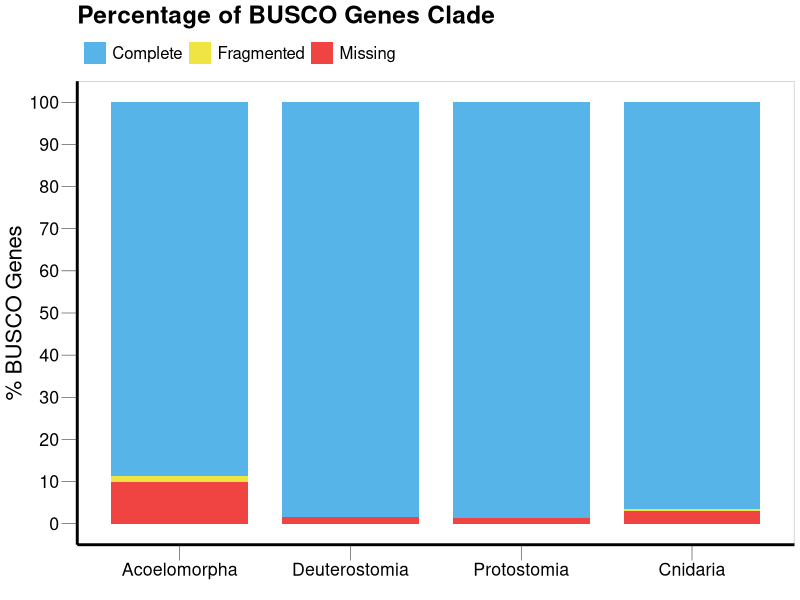
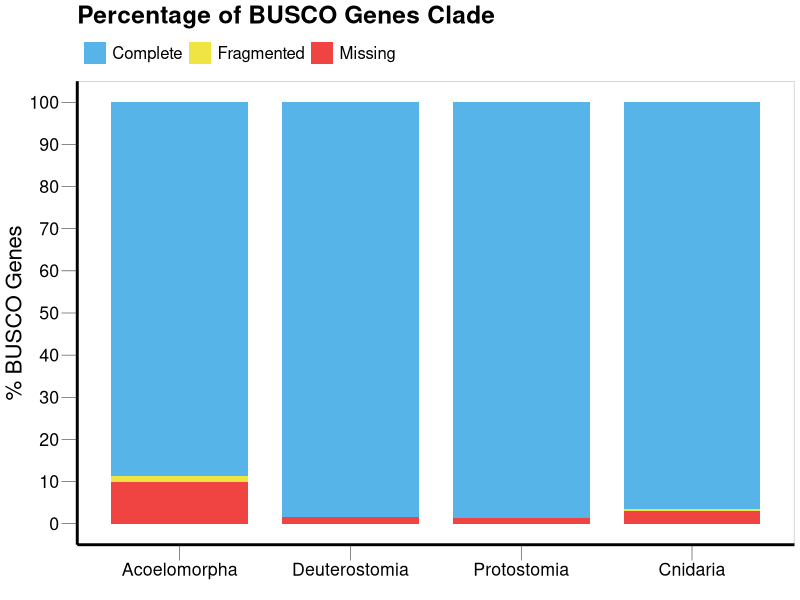

These charts were generated, in order, by the following R code:
#############################################
## Compare the BUSCO Content among genomes ##
#############################################

## Load libraries
library(ggplot2)
library(reshape2)


## Set the working directory
setwd("/home/saabalde/Escritorio/Nwestbladi_genome/00-Figures/")


## Load the data
BUSCO_genes <- read.table(file = "BUSCO_all.txt", header = TRUE, sep = ",", dec = ".")
BUSCO_genes$Clade <- factor(BUSCO_genes$Clade, levels = c("Acoelomorpha", "Deuterostomia", "Protostomia", "Cnidaria"))
BUSCO_genes$BUSCO <- factor(BUSCO_genes$BUSCO, levels = c("Complete", "Fragmented", "Missing"))

################################################################################

########################
## Plot missing stats ##
########################

Barplot.BUSCO <- ggplot(BUSCO_genes, aes(x = Clade, y = Percentage, fill = BUSCO)) + 
                        geom_bar(stat = "identity", width = 0.8) + 
                        scale_y_continuous(labels = c("0", "10", "20", "30", "40", "50", "60", "70", "80", "90", "100"), 
                                           breaks = c(0, 10, 20, 30, 40, 50, 60, 70, 80, 90, 100)) + 
                        theme_light(base_size = 8) + 
                        scale_fill_manual(values = c("#56B4E9", "#F0E442", "#F04442")) + 
                        ggtitle("Percentage of BUSCO Genes Clade") + 
                        xlab("") +  ylab("% BUSCO Genes") + 
                        theme(plot.title = element_text(family = "sans", colour = "black", 
                                                        size = rel(2.2), face = "bold")) + 
                        theme(legend.position = "top", legend.justification='left', legend.title = element_blank()) + 
                        theme(legend.text = element_text(family = "sans", size = rel(1.5))) + 
                        theme(panel.background = element_rect(color = "#FFFFFF", fill = "white")) + 
                        theme(panel.grid.minor = element_blank()) + 
                        theme(panel.grid.major = element_blank()) +
                        theme(axis.text.y = element_text(family = "sans", colour = "black", size = rel(2))) + 
                        theme(axis.text.x = element_text(family = "sans", colour = "black", size = rel(2))) + 
                        theme(axis.line = element_line(linewidth = 1, colour = "black")) + 
                        theme(axis.ticks.length = unit(.85, "cm")) + 
                        theme(axis.ticks.y = element_line(colour = "#222222")) + 
                        theme(axis.ticks.x = element_line(colour = "#222222")) + 
                        theme(axis.ticks.length = unit(0.4, "cm")) + 
                        theme(axis.title.y = element_text(family = "sans", size = rel(2))) + 
                        guides(fill = guide_legend(override.aes = list(colour = NULL))) +
                        guides(fill = guide_legend(nrow = 1, byrow = TRUE))

Barplot.BUSCO

################################################################################

####################
## Save all plots ##
####################

ggsave(Barplot.BUSCO, file="05-BUSCO_genes.tiff", device = "tiff", dpi = 300, 
       bg = NULL, width = 25, height = 20, units = "cm")

